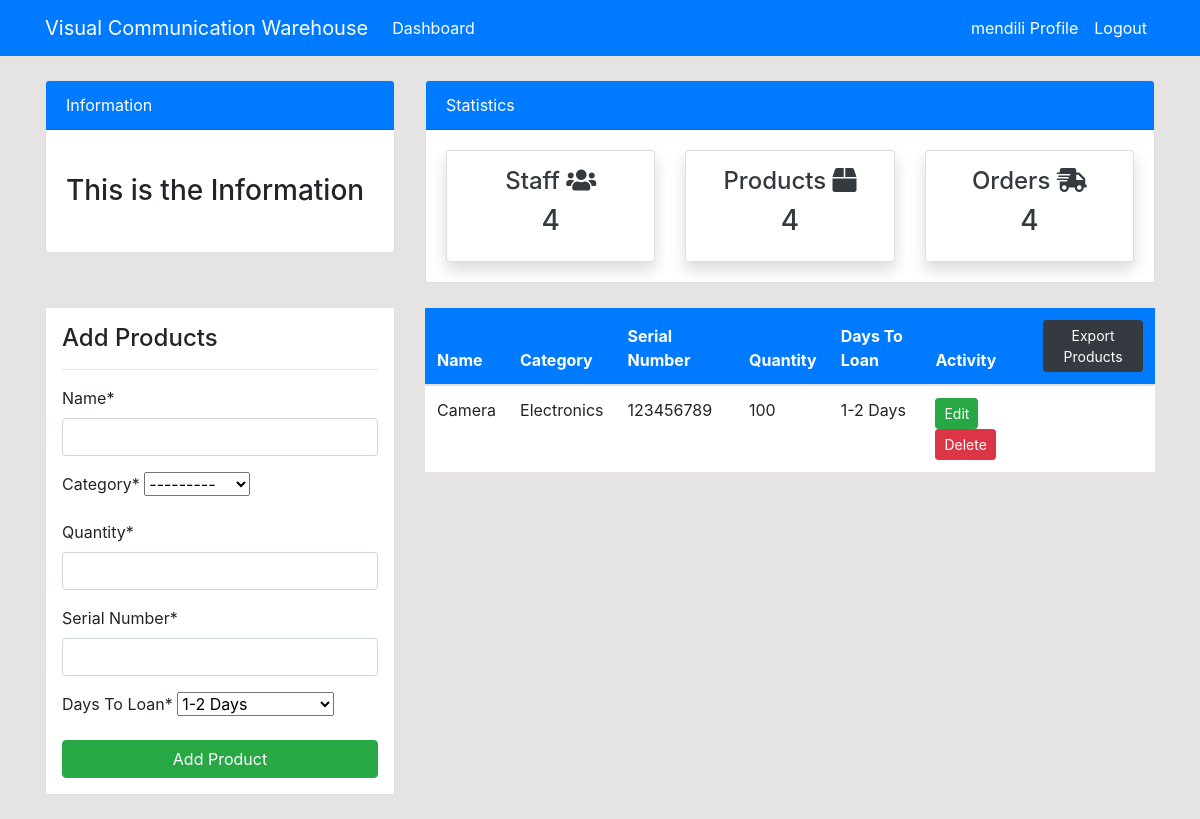
/product/ (signed in), run on the app's committed database.
### dashboard/models.py (models this page shows, shortened)
class Product(models.Model):
    name = models.CharField(max_length=100,null=True)
    sn = models.PositiveIntegerField(null=True, verbose_name='Serial Number')
    category = models.CharField(max_length=100,choices=CATEGORY,null=True)
    quantity = models.PositiveIntegerField(null=True)
    days = models.CharField(max_length=100,choices=DAYS_TO_LOAN,null=True,verbose_name='Days To Loan',default='1-2 Days')

### dashboard/views.py (the view)
# urls.py: path('product/', views.product, name='dashboard-product'),
@login_required(login_url='user_login')
def product(request):
    items = Product.objects.all()
    if request.method == 'POST':
        form = ProductForm(request.POST)
        if form.is_valid():
            form.save()
            return redirect('dashboard-product')
    else:
        form = ProductForm()
    context = {
        'items':items,
        'form':form,
        }
    return render(request,'dashboard/product.html',context)

### dashboard/forms.py
class ProductForm(forms.ModelForm):
    class Meta:
        model = Product
        fields = ['name','category','quantity','sn','days']

### templates/dashboard/product.html (shortened to what this page needs)
{% extends 'partials/base.html' %}
{% load crispy_forms_tags %}
{% block content %}
{% include 'partials/topnav.html' %}
<div class="container">
    <div class="row my-4">
        <div class="col-md-4">
            <div class="border bg-white p-3">
                <h4>Add Products</h4>
                <hr>
                <form method="POST">
                    {{ form|crispy }}
                    <input class="btn btn-success btn-block" type="submit" value="Add Product">
                </form>
            </div>
        </div>
        <div class="col-md-8">
            <table class="table bg-white">
                <thead class="bg-primary">
                    <tr class="text-white">
                        <th scope="col">Name</th>
                        <th scope="col">Category</th>
                        <th scope="col">Serial Number</th>
                        <th scope="col">Quantity</th>
                        <th scope="col">Days To Loan</th>
                        <th scope="col">Activity</th>
                        <th scope="col">
                            <a href="{% url 'exportProducts' %}" class="btn btn-dark btn-sm">Export Products</a>
                        </th>
                    </tr>
                </thead>
                <tbody>
                    {% for item in items %}
                    <tr>
                        <td>{{item.name}}</td>
                        <td>{{item.category}}</td>
                        <td>{{item.sn}}</td>
                        <td>{{item.quantity}}</td>
                        <td>{{item.days}}</td>
                        <td>
                            <a class="btn btn-success btn-sm" href="{% url 'dashboard-product-edit' item.id %}">Edit</a>
                            <a class="btn btn-danger btn-sm" href="{% url 'dashboard-product-delete' item.id %}">Delete</a>
                        </td>
                    </tr>
                    {% endfor %}
                </tbody>
            </table>
        </div>
    </div>
</div>
{% endblock %}

### templates/partials/nav.html (shortened to what this page needs)
<nav class="navbar navbar-expand-lg navbar-info bg-primary">
    {% if user.is_authenticated %}
    <div class="container">
        <a class="navbar-brand text-white" href="{%url 'dashboard-index'%}">Visual Communication Warehouse</a>
        <div class="collapse navbar-collapse" id="navbarSupportedContent">
            <ul class="navbar-nav mr-auto">
                <li class="nav-item active">
                    <a class="nav-link text-white" href="{% url 'dashboard-index' %}">Dashboard </a>
                </li>
            </ul>
            <ul class="navbar-nav ml-auto">
                <li class="nav-item active">
                    <a class="nav-link text-white" href="{% url 'user_profile' %}">{{ user.username }} Profile
                        <span class="sr-only">(current)</span></a>
                </li>
                <li class="nav-item">
                    <a class="nav-link text-white" href="{% url 'user_logout' %}">Logout</a>
                </li>
            </ul>
            {% endif %}
        </div>
    </div>
</nav>

### static/style.css (style rules this page uses)
body { background: rgb(230, 227, 227); }

### data on the page
Product: name "Camera", category "Electronics", sn "123456789", quantity "100", days "1-2 Days"

### other printed values
{{ user.username }} "mendili"
